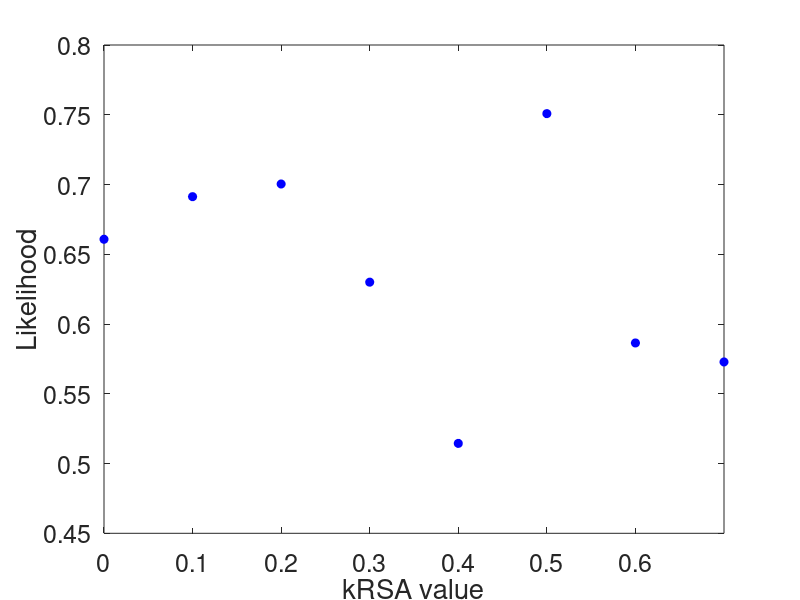

The MATLAB source for this figure:
% Closed-loop modeling of intrinsic cardiac nervous system contributions to
% respiratory sinus arrhythmia 
% Michelle Gee 
% October 3, 2022

% Script to produce Figure 5. Script to run simulations can be found in
% Fig5_GPR_cluster.m, which runs on a high performance computing cluster
% (University of Delaware's DARWIN computing cluster was used in this
% case).

% Load data
close all; clear;
load('RSA_GPR_kRSA_09_30_22.mat')

% define kRSA values
LowerBound = 0;
UpperBound = 1;
kRSA = LowerBound:0.1:UpperBound;

% plot formatting
fs = 18; % font size

figure(1)
plot(kRSA,-log(var_base),'bo','MarkerFaceColor','b')
xlabel('kRSA value')
ylabel('Likelihood')
xlim([0 0.7])

set(gca,'FontSize',fs)
saveas(gcf,'Fig5_kRSA_likelihood.png')